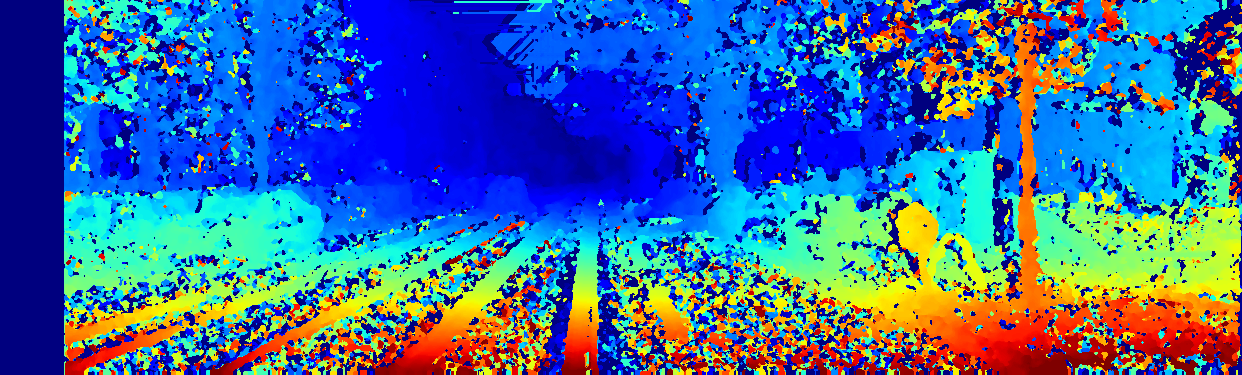
#> input picture data/1/disparities/0.png, 1242 x 375 px, given as the content of the folder data/6/left/, which was not available
$ python stereo_depth_estimator_sgbm.py   (older library calls are emulated)
#> lines starting #> are read from the running program, lines starting #| are printed output that depends on the picture; pictures that were not available may be replaced by others from this repository, and a replacement may not be noted
#!/usr/bin/python

import os
import cv2
import numpy as np
import matplotlib.pyplot as plt
import PIL.Image as Image
from sklearn.preprocessing import normalize

DPI=96
DATASET = "data/6"
DATASET_LEFT = DATASET+"/left/"
DATASET_RIGHT = DATASET+"/right/"
DATASET_DISPARITIES = DATASET+"/disparities/"
DATASET_COMBINED = DATASET+"/combined/"
DATASET_TRAINING = DATASET+"/training/"
DATASET_VALIDATION = DATASET+"/validation/"
DATASET_TESTING = DATASET+"/testing/"


# [38 lines left out: function process_frame, not called in this run]

def create_combined_output(left, right, name):
	combined = np.concatenate((left, right, cv2.imread(DATASET_DISPARITIES+name)), axis=0)
	cv2.imwrite(DATASET_COMBINED+name, combined)

def divide_into_parts(image):
	width, height = image.size
#> width = 1242; height = 375
	new_width = height
#> new_width = 375
	new_height = height
#> new_height = 375

	c_left = (width - new_width)/2
#> c_left = 433.5
	c_top = (height - new_height)/2
#> c_top = 0
	c_right = (width + new_width)/2
#> c_right = 808.5
	c_bottom = (height + new_height)/2
#> c_bottom = 375
	c = image.crop((c_left, c_top, c_right, c_bottom))
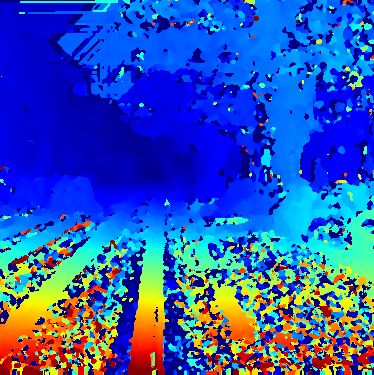
#> c: PIL image 374x375 RGBA; mean R, G, B, A 41.8, 83.9, 182.3, 255

	r_left = c_left+new_width
#> r_left = 808.5
	r_top = (height - new_height)/2
#> r_top = 0
	r_right = c_right+new_width
#> r_right = 1183.5
	r_bottom = (height + new_height)/2
#> r_bottom = 375
	r = image.crop((r_left, r_top, r_right, r_bottom))
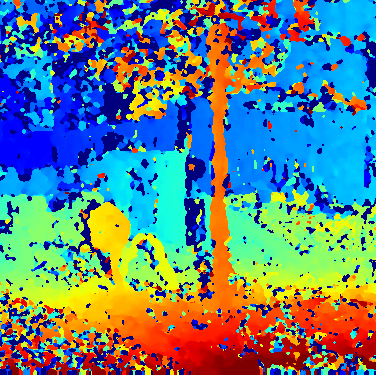
#> r: PIL image 376x375 RGBA; mean R, G, B, A 95.7, 129.4, 132.4, 255
	return c, r

# [12 lines left out: function process_dataset, not called in this run]

if __name__== "__main__":
	# process_dataset()

	# disparities = [f for f in os.listdir(DATASET_DISPARITIES) if not f.startswith('.')]
	# disparities.sort()

	lefts = [f for f in os.listdir(DATASET_LEFT) if not f.startswith('.')]
	lefts.sort()

	# assert(len(disparities)==len(lefts))

	for i in range(len(lefts)):
		left_center, left_right = divide_into_parts(Image.open(DATASET_LEFT+lefts[i]))
		left_center = cv2.cvtColor(np.array(left_center.resize((256, 256), Image.ANTIALIAS)), cv2.COLOR_RGB2BGR)
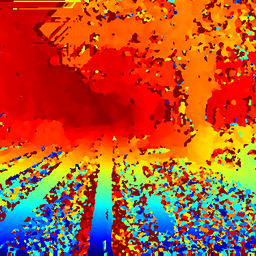
#> left_center: shape (256, 256, 3); mean R, G, B 182.1, 84.3, 42.2
		# [15 lines of commented-out code are left out]
		cv2.imwrite(DATASET_TESTING+str(i)+".png", left_center)
		# [22 lines of commented-out code are left out]

$ run again, on data/1/disparities/000000_03.png
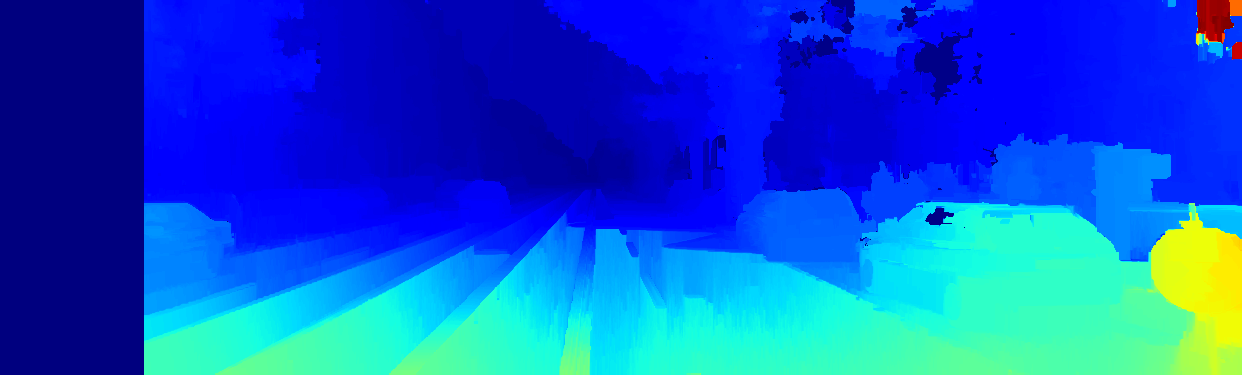
#> input picture data/1/disparities/000000_03.png, 1242 x 375 px, given as the content of the folder data/6/left/, which was not available
#> width = 1242; height = 375
#> c_left = 433.5
#> c_top = 0
#> c_right = 808.5
#> c_bottom = 375
#> in divide_into_parts, `c = image.crop((c_left, c_top, c_right, c_bottom))`:
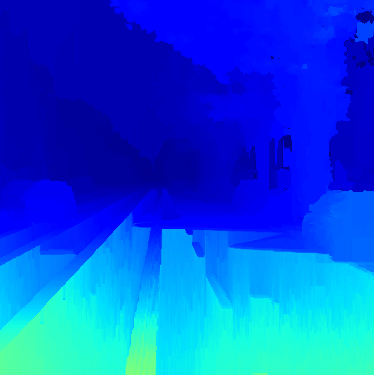
#> c: PIL image 374x375 RGBA; mean R, G, B, A 5.4, 78.6, 220.7, 255
#> r_left = 808.5
#> r_top = 0
#> r_right = 1183.5
#> r_bottom = 375
#> `left_center = cv2.cvtColor(np.array(left_center.resize((256, 256), Ima..`:
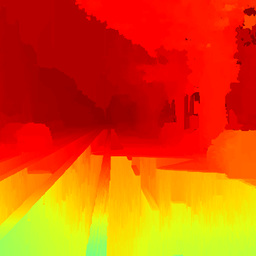
#> left_center: shape (256, 256, 3); mean R, G, B 220.7, 78.6, 5.4

$ run again, on data/1/disparities/000000_04.png
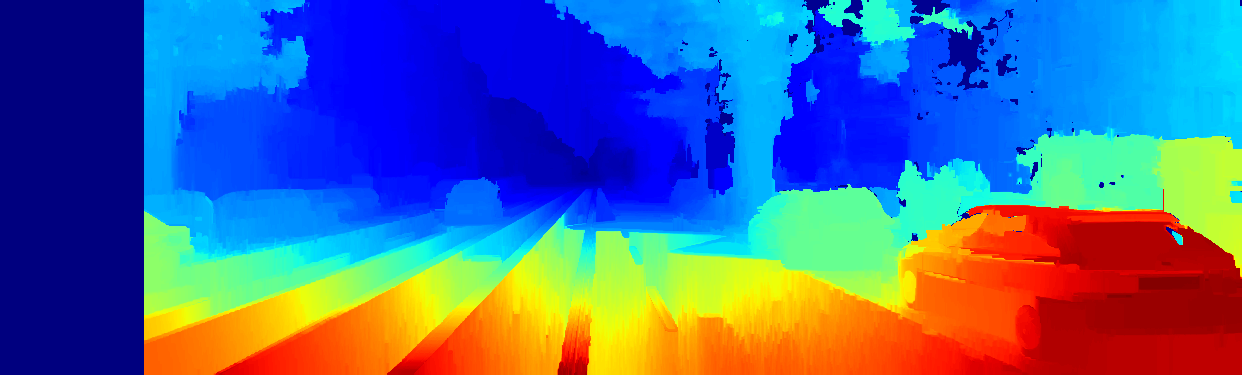
#> input picture data/1/disparities/000000_04.png, 1242 x 375 px, given as the content of the folder data/6/left/, which was not available
#> width = 1242; height = 375
#> c_left = 433.5
#> c_top = 0
#> c_right = 808.5
#> c_bottom = 375
#> in divide_into_parts, `c = image.crop((c_left, c_top, c_right, c_bottom))`:
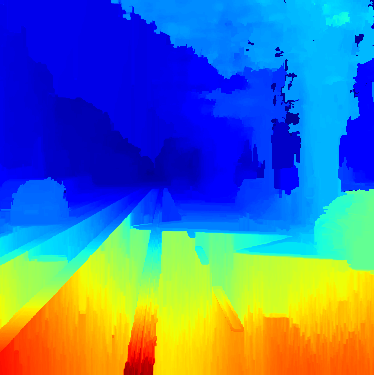
#> c: PIL image 374x375 RGBA; mean R, G, B, A 76, 116.1, 166.3, 255
#> r_left = 808.5
#> r_top = 0
#> r_right = 1183.5
#> r_bottom = 375
#> `left_center = cv2.cvtColor(np.array(left_center.resize((256, 256), Ima..`:
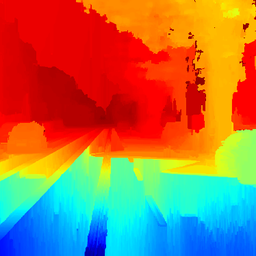
#> left_center: shape (256, 256, 3); mean R, G, B 166.3, 116.2, 76
